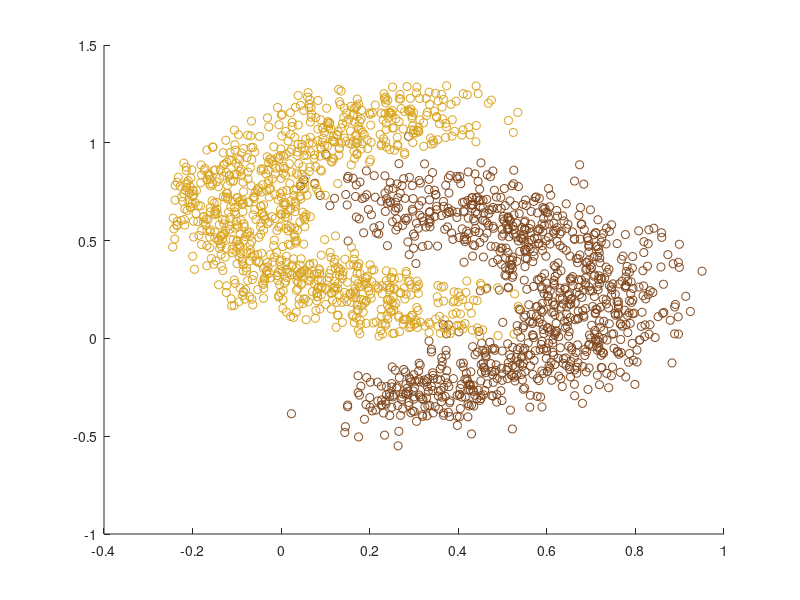

MATLAB code to generate this figure: (Note: this script raises an error after producing the figure.)
%% Load data
banana = load( 'banana.mat' );
%scatter( spiral.A(:,1), spiral.A(:,2) )
%% Split set
ratio = 0.9;
training.A = banana.A(1: round( size(banana.A, 1) * ratio), :); 
training.B = banana.B(1: round( size(banana.B, 1) * ratio), :);
test.A     = banana.A(round( size(banana.A, 1) * ratio) + 1: end, :);
test.B     = banana.B(round( size(banana.B, 1) * ratio) + 1: end, :);

%% Plot bananas
hold on
scatter( banana.A(:,1), banana.A(:,2), 'MarkerEdgeColor', [128, 70, 27] / 256 )
scatter( banana.B(:,1), banana.B(:,2), 'MarkerEdgeColor',[218, 165, 32] / 256 )
hold off

%% Calculate means
mu_A    = mean( training.A );
Sigma_A = cov(  training.A );

mu_B    = mean( training.B );
Sigma_B = cov(  training.B );

%% Plot Gausses
hold on
plot_gauss( mu_A, Sigma_A )
plot_gauss( mu_B, Sigma_B )
hold off

%% Calculate probabilities for each data point
C = zeros(2);

LL_A = lmvnpdf( test.A, mu_A, Sigma_A );
LL_B = lmvnpdf( test.A, mu_B, Sigma_B );
P = LL_A - LL_B;
P( P > 0 ) = 1;
P( P < 0 ) = 0;
C(1,1) = sum( P );
C(1,2) = size( test.A,1 ) - sum(P);

LL_A = lmvnpdf( test.B, mu_A, Sigma_A );
LL_B = lmvnpdf( test.B, mu_B, Sigma_B );
P = LL_B - LL_A;
P( P > 0 ) = 1;
P( P < 0 ) = 0;
C(2,2) = sum( P );
C(2,1) = size( test.B,1 ) - sum(P);

%% 
spiral = load('spiral.mat');

%%
components = 4;
[LL, MOGA] = em_mog( training.A, components, 2 );
[LL, MOGB] = em_mog( training.B, components, 2 );

%% Calculate probabilities for each data point
C = zeros(2);
P_A = 0;
P_B = 0;
for i = 1:components
    P_A = P_A + mvnpdf( test.A, MOGA{i}.MU, MOGA{i}.SIGMA ) * MOGA{i}.W;
    P_B = P_B + mvnpdf( test.A, MOGB{i}.MU, MOGB{i}.SIGMA ) * MOGB{i}.W;
end
P = P_A - P_B;
P( P > 0 ) = 1;
P( P < 0 ) = 0;
C(1,1) = sum( P );
C(1,2) = size( test.A,1 ) - sum(P);


P_A = 0;
P_B = 0;
for i = 1:components
    P_A = P_A + mvnpdf( test.B, MOGA{i}.MU, MOGA{i}.SIGMA ) * MOGA{i}.W;
    P_B = P_B + mvnpdf( test.B, MOGB{i}.MU, MOGB{i}.SIGMA ) * MOGB{i}.W;
end
P = P_B - P_A;
P( P > 0 ) = 1;
P( P < 0 ) = 0;
C(2,2) = sum( P );
C(2,1) = size( test.B,1 ) - sum(P);

%% Plot 3D
x = 0:0.02:1;
y = -1:0.02:1;
X = repmat(x',size(y,2), 1);
Y = reshape( repmat(y,size(x,2),1), size(x,2) * size(y,2), 1);

Z = zeros( size(x,2) * size(y,2), 1 );

for k = 1:size(MOGA,1)
    Z = Z + mvnpdf( [X Y], MOGA{k}.MU, MOGA{k}.SIGMA ) * MOGA{k}.W;
end

Z = Z / sum(sum(Z));
Z = reshape( Z, size(x,2), size(y,2) );
[X,Y] = meshgrid( x, y );

surf( X', Y', Z );

xlabel('$x_1$', 'Interpreter', 'latex' );
ylabel('$x_2$', 'Interpreter', 'latex' );
zlabel('$P(\textbf{x})$', 'Interpreter', 'latex' );

axis([0 1 -1 1 0 max(max(Z))] );
